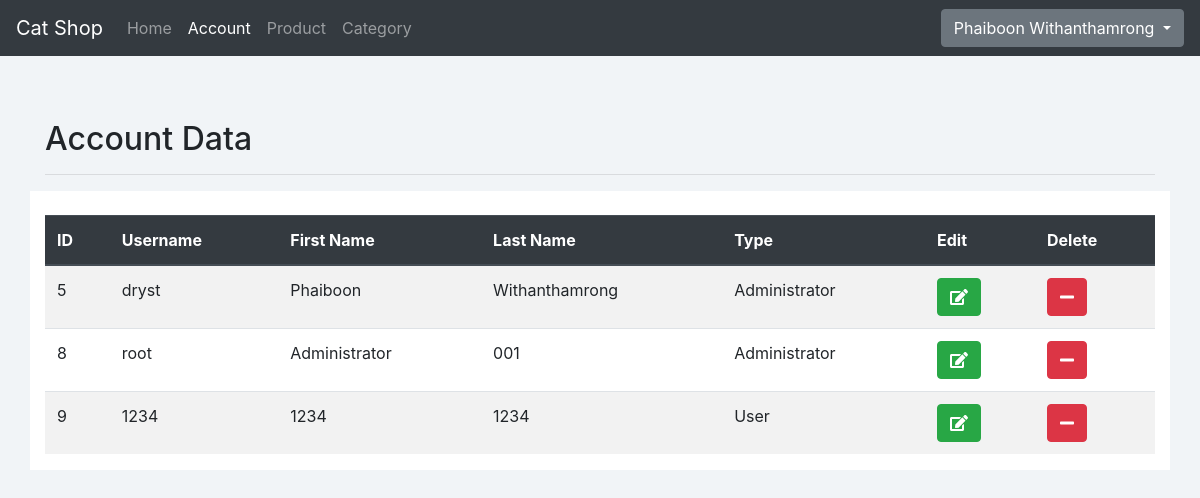
Page /auth/account.php (signed in) on the committed database.
### tables this page shows
CREATE TABLE `account` (
  `id` int(3) NOT NULL,
  `username` varchar(20) NOT NULL,
  `password` varchar(20) NOT NULL,
  `firstname` varchar(30) NOT NULL,
  `lastname` varchar(30) NOT NULL,
  `type` int(1) NOT NULL
);

### auth/config/islogged.php (called while the page is built, shortened)
<?php
  require_once("connect.php");
  $id = $_SESSION['id'];
  if ($id) {
    $sql = "SELECT * FROM account WHERE account.id = '$id'";
    $qry = mysqli_query($conn, $sql);
    $data = mysqli_fetch_array($qry);
    $rows = mysqli_num_rows($qry);
    $type = $data['type'];
    if ($type != 0 || $rows != 1) {
      echo "<meta http-equiv='refresh' content='0; url=./login.php'>";
    } else
    $fullname = $data['firstname'] . ' ' .$data['lastname'];
  } else {
    echo "<meta http-equiv='refresh' content='0; url=./login.php'>";
  }
?>

### auth/pages/account.page.php (the view)
<?php
  $sql = "SELECT * FROM account";
  $qry = mysqli_query($conn, $sql);
  $fade = "animate__fadeInRight";
?>
<div class="container pt-3 fade-in">
  <h2>Account Data</h2>
  <hr>
  <div class="row bg-white pt-4 mb-5">
    <div class="col-12">
      <table class="table table-striped">
        <thead class="thead-dark">
          <th>ID</th>
          <th>Username</th>
          <th>First Name</th>
          <th>Last Name</th>
          <th>Type</th>
          <th>Edit</th>
          <th>Delete</th>
        </thead>
        <tbody>
          <?php
            while ($data = mysqli_fetch_array($qry)) {
              $type = $data['type'];
              if ($type == 0) $type = 'Administrator';
              if ($type == 1) $type = 'User';
              $linkEdit = 'account_edit.php?accid=' .$data['id'];
              $linkDel = './controllers/account_del.controller.php?accid=' .$data['id'];
              $delay = 0;
              if ($fade == "animate__fadeInRight") {
                $fade = "animate__fadeInLeft";
              } else  {
                $fade = "animate__fadeInRight";
              }
              $animate = 'animate__animated '. $fade. ' animate__delay-'. $delay.'s';
              echo "
                <tr class='$animate'>
                  <td>$data[id]</td>
                  <td>$data[username]</td>
                  <td>$data[firstname]</td>
                  <td>$data[lastname]</td>
                  <td>$type</td>
                  <td><a href='$linkEdit' class='btn btn-success'><i class='fas fa-edit'></i></a></td>
                  <td><button class='btn btn-danger' onclick='onDelete(`$linkDel`)'><i class='fas fa-minus'></i></button></td>
                </tr>
              ";
            }
          ?>
        </tbody>
      </table>
    </div>
  </div>
</div>

### auth/layouts/navbar.php (shortened to what this page needs)
<nav class="navbar navbar-dark bg-dark navbar-expand-lg mb-5">
  <a class="navbar-brand" href="./home.php">Cat Shop</a>
  <div class="collapse navbar-collapse" id="navbarSupportedContent">
    <ul class="navbar-nav mr-auto">
      <li class="nav-item">
        <a class="nav-link" href="./home.php">Home</a>
      </li>
      <li class="nav-item">
        <a class="nav-link" href="./account.php">Account </a>
      </li>
      <li class="nav-item">
        <a class="nav-link" href="./product.php">Product</a>
      </li>
      <li class="nav-item">
        <a class="nav-link" href="./category.php">Category</a>
      </li>
    </ul>
    <div class="form-inline my-2 my-lg-0">
      <div class='dropdown'>
        <button class='btn btn-secondary dropdown-toggle' type='button' data-toggle='dropdown' aria-haspopup='true'
          aria-expanded='false'>
          <?php echo $fullname ?>
        </button>
      </div>
    </div>
  </div>
</nav>

### public/css/style.css (style rules this page uses)
.fade-in { animation: fadeIn ease 1s; }

### rows in the picture
account: fullname "Phaiboon Withanthamrong", id "5", username "dryst", firstname "Phaiboon", lastname "Withanthamrong", type "Administrator"
account: id "8", username "root", firstname "Administrator", lastname "001", type "Administrator"
account: id "9", username "1234", firstname "1234", lastname "1234", type "User"
